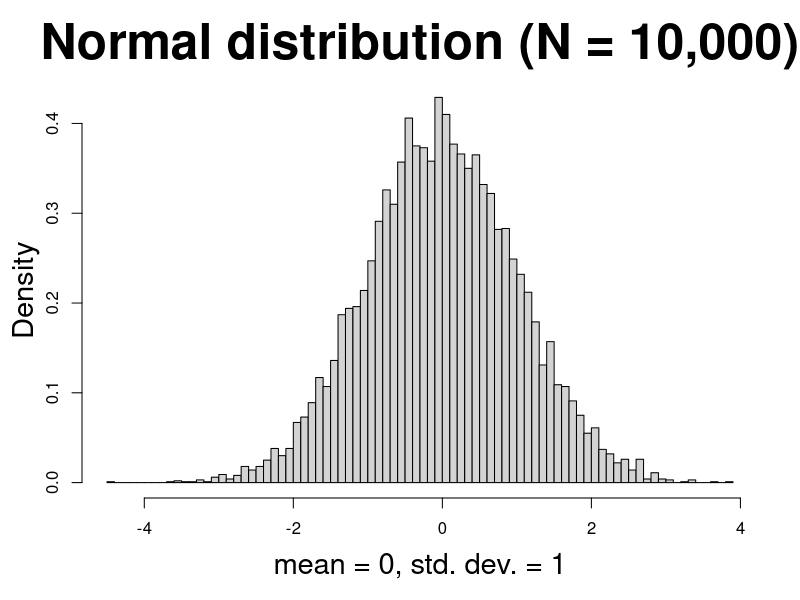
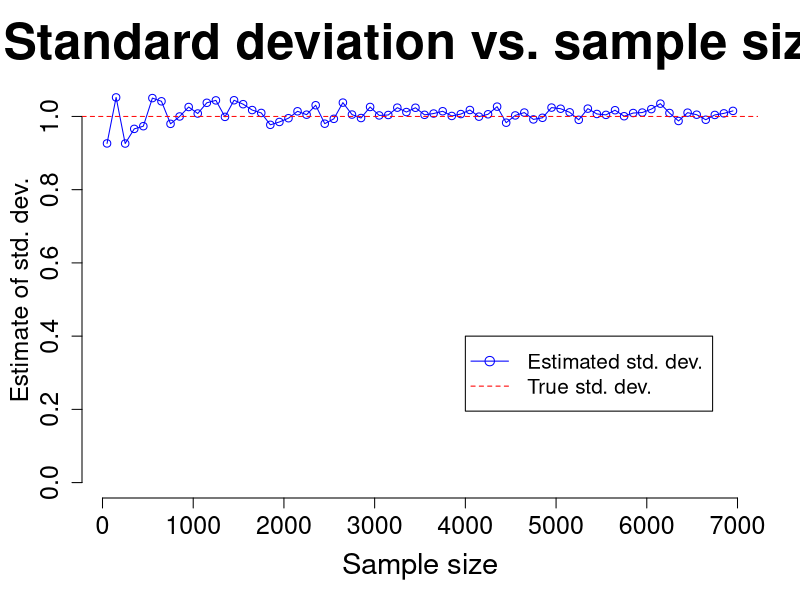

Here is the R script that generated these plots, in order:
# function to calculate std. dev. for multiple sample sizes
calc_n_sds <- function(dist = NULL, sample_size) {
   purrr::map_df(
      .x = sample_size, 
      .f = ~ return(data.frame(n = .x, sd = sd(sample(dist, .x, T))))
   )
}

# simulate different distributions
set.seed(129)
n_dist <- rnorm(10000, 0, 1)

# calculate std. dev. for range of sample sizes
n_sds <- calc_n_sds(dist = n_dist, sample_size = seq(50, 7000, 100))

# plot distribution
hist(n_dist, 
     breaks = 100, 
     probability = T, 
     xlab = "mean = 0, std. dev. = 1",
     main = "Normal distribution (N = 10,000)",
     ylab = NULL,
     cex.main = 3, cex.lab = 1.75)
title(ylab = "Density", cex.lab = 1.75, line = 2.25)

# plot std. dev. estimation vs. sample size
plot(n_sds$n, n_sds$sd, 
     ylim = c(0, max(n_sds$sd)),
     col = "blue",
     type = "o",
     xlab = "Sample size",
     ylab = "", 
     main = "Standard deviation vs. sample size",
     cex.lab = 1.75, cex.main = 3, cex.axis = 1.5, 
     frame.plot = F)
title(ylab = "Estimate of std. dev.", cex.lab = 1.5, line = 2.5)

# true std. dev. line
abline(h = 1, lty = 2, col = "red")

# plot legend
legend(x = 4000, y = 0.4, 
       legend = c("Estimated std. dev.", "True std. dev."),
       col = c("blue", "red"),
       pch = c(1, NA),
       lty = c(1, 2),
       cex = 1.25)
